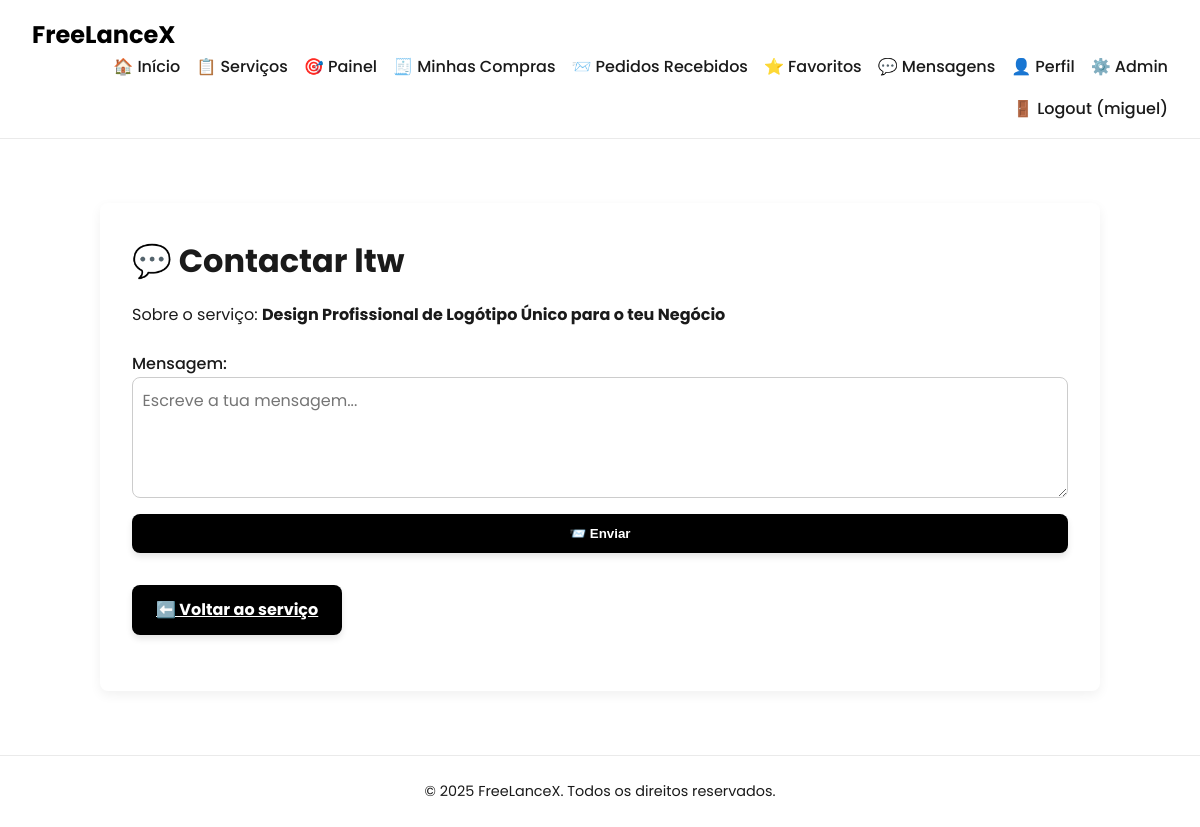
Page /pages/contact_freelancer.php?to=9&service=6 (signed in) on the committed database.
### tables this page shows
CREATE TABLE services (
    id INTEGER PRIMARY KEY AUTOINCREMENT,
    freelancer_id INTEGER NOT NULL,
    title TEXT NOT NULL,
    description TEXT,
    price REAL NOT NULL,
    delivery_time TEXT NOT NULL,
    category TEXT, 
    media_path TEXT,
    is_promoted INTEGER DEFAULT 0, currency TEXT DEFAULT 'USD', status TEXT DEFAULT 'pendente',
    FOREIGN KEY(freelancer_id) REFERENCES users(id)
);

CREATE TABLE users (
    id INTEGER PRIMARY KEY AUTOINCREMENT,
    username TEXT NOT NULL UNIQUE,
    email TEXT NOT NULL UNIQUE,
    password_hash TEXT NOT NULL,
    is_admin INTEGER DEFAULT 0
);

### pages/contact_freelancer.php (the view, shortened to what this page needs)
<?php
require_once '../includes/db.php';
?>
<?php include '../includes/head.php'; ?>
<?php include '../includes/header.php'; ?>
<?php
$freelancer_id = $_GET['to'] ?? null;
$service_id = $_GET['service'] ?? null;
$stmt = $db->prepare("
    SELECT s.title, u.username
    FROM services s
    JOIN users u ON s.freelancer_id = u.id
    WHERE s.id = :sid AND u.id = :fid
");
$stmt->execute([':sid' => $service_id, ':fid' => $freelancer_id]);
$info = $stmt->fetch(PDO::FETCH_ASSOC);
$success = false;
?>
<main class="dashboard-container">
    <h2>💬 Contactar <?= htmlspecialchars($info['username']) ?></h2>
    <p>Sobre o serviço: <strong><?= htmlspecialchars($info['title']) ?></strong></p>
    <?php if ($success): ?>
        <p class="success">✅ Mensagem enviada com sucesso!</p>
    <?php else: ?>
        <form method="post" class="auth-form">
            <label>Mensagem:
                <textarea name="message" rows="4" required maxlength="1000" placeholder="Escreve a tua mensagem..."></textarea>
            </label>
            <button type="submit" class="primary-btn">📨 Enviar</button>
        </form>
    <?php endif; ?>
    <div class="dashboard-actions">
        <a href="service_detail.php?id=<?= htmlspecialchars($service_id) ?>" class="primary-btn">⬅️ Voltar ao serviço</a>
    </div>
</main>
<?php include '../includes/footer.php'; ?>

### css/style.css (style rules this page uses)
* { margin: 0; padding: 0; box-sizing: border-box; }
main { max-width: 1000px; margin: 4rem auto 2rem auto; padding: 2rem; }
.primary-btn { background: var(--primary); color: #fff; padding: 12px 24px; border-radius: var(--radius); font-weight: bold; border: none; cursor: pointer; transition: var(--transition); box-shadow: 0 4px 6px rgba(0,0,0,0.1); }
.auth-form { display: flex; flex-direction: column; gap: 1rem; margin-top: 1.5rem; }
.auth-form label { text-align: left; font-weight: 500; }
.auth-form input, .auth-form textarea { padding: 0.6rem; border: 1px solid #ccc; border-radius: var(--radius); font-size: 1rem; width: 100%; font-family: 'Poppins', sans-serif; resize: vertical; }
.dashboard-container { max-width: 1000px; margin: 4rem auto; padding: 2rem; background: #fff; border-radius: var(--radius); box-shadow: 0 4px 12px rgba(0, 0, 0, 0.06); }
.dashboard-container h2 { font-size: 2rem; margin-bottom: 1rem; }
.dashboard-actions { display: flex; flex-wrap: wrap; gap: 1rem; margin: 1.5rem 0; }
.dashboard-actions { margin-top: 2rem; display: flex; gap: 1rem; }

### rows in the picture
services: freelancer.username "ltw", title "Design Profissional de Logótipo Único para o teu Negócio"

### other values in the picture
$_SESSION['username'] "miguel"
